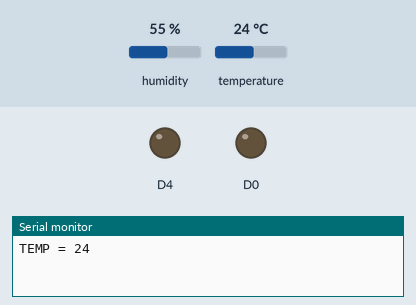
Bench run of a sketch on a simulated ESP8266 (NodeMCU). On the bench: output pins drawn as LEDs (lit = HIGH), the last lines printed to the serial monitor. The test bench sets the inputs (shaded band); at power-on: humidity 55 %, temperature 24 °C.

Above: at 0.5 s.
At 3.5 s:
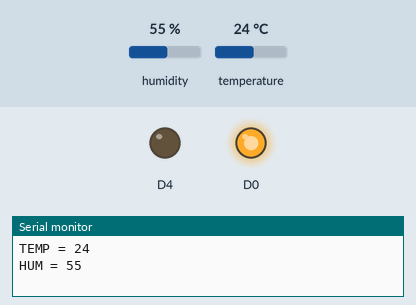
Timing chart, 0 to 7.8 s (numbered marks = the images above):
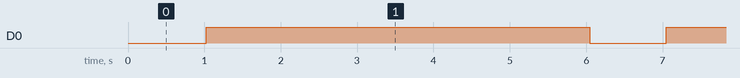

Measured:
- by itself, D0: alternates HIGH for 5.0 s and LOW for 1.0 s

The sketch:

somTEMP.ino
```cpp
#include <DHT.h>
DHT MyDht(D3, DHT11); //pin to connect ,DHT11 or DHT22

void setup() {
  pinMode(D0, 1);
  pinMode(D4 ,1);
  Serial.begin(9600);
  MyDht.begin();

}

void loop() {
  int t = MyDht.readTemperature();
  int h = MyDht.readHumidity();
  Serial.print("TEMP = ");
  Serial.println(t);
  digitalWrite(D0 , 0);
  delay(1000);
  digitalWrite(D0 , 1);
  Serial.print("HUM = ");
  Serial.println(h);
  Serial.println(" ");
  delay(5000);
}
```
